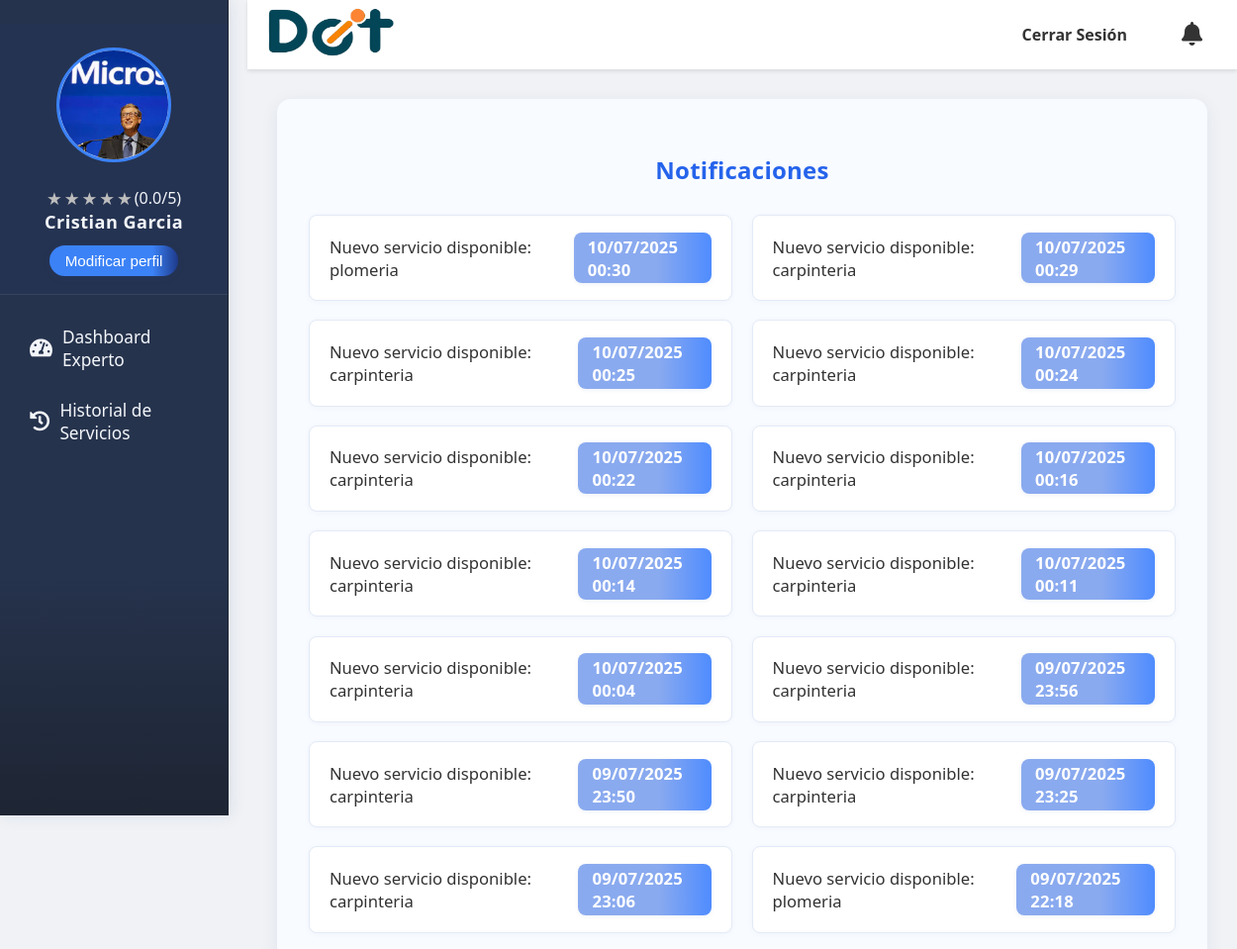
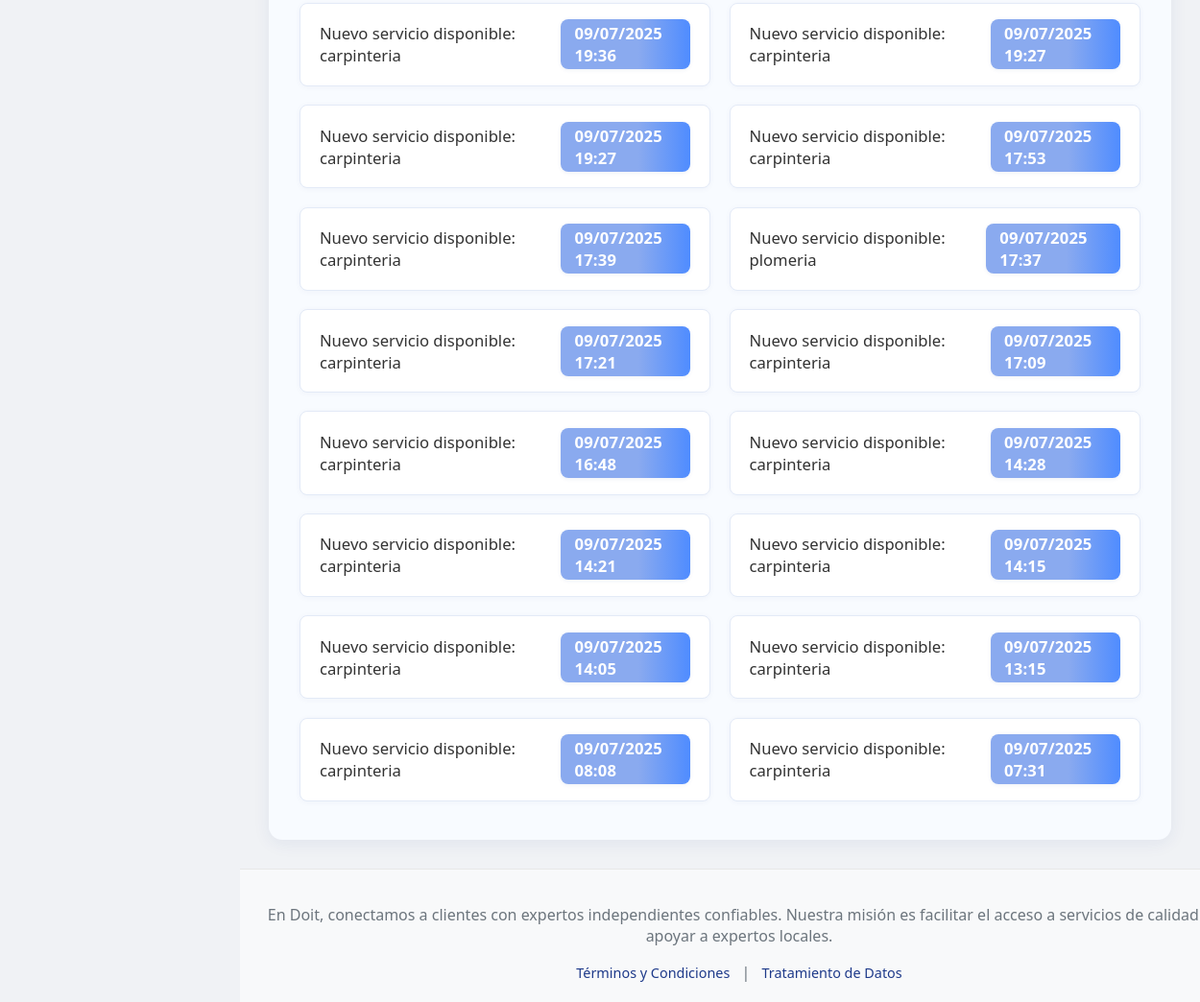
Screenshot of /notificaciones/ (signed in) with the database file from the repository (2 pictures, top to bottom).
### doit_app/models.py (models this page shows, shortened)
class CustomUser(AbstractUser):
    tipo_usuario_choices = [
        ('cliente', 'Cliente'),
        ('experto', 'Experto'),
    ]
    estado_aprobacion_choices = [
        ('pendiente', 'Pendiente'),
        ('aprobado', 'Aprobado'),
        ('rechazado', 'Rechazado'),
    ]
    genero = models.ForeignKey(Genero, on_delete=models.SET_NULL, null=True, blank=True, verbose_name="Género")
    tipo_usuario = models.CharField(max_length=20, choices=tipo_usuario_choices, default='cliente', verbose_name="Tipo de Usuario")
    nacionalidad = models.CharField(max_length=100, blank=True, null=True, verbose_name="Nacionalidad")
    numDoc = models.CharField(max_length=100, unique=True, blank=True, null=True, verbose_name="Número de Documento")
    telefono = models.CharField(max_length=20, blank=True, null=True, verbose_name="Teléfono")
    fechaNacimiento = models.DateField(blank=True, null=True, verbose_name="Fecha de Nacimiento")
    foto_perfil = models.ImageField(upload_to='perfil/', null=True, blank=True, verbose_name="Foto de Perfil")
    tipo_documento = models.ForeignKey(TipoDoc, on_delete=models.SET_NULL, null=True, blank=True, verbose_name="Tipo de Documento")
    especialidad = models.ManyToManyField(
        Servicios,
        blank=True,
        verbose_name="Servicios que ofrece el experto"
    )
    direccion = models.CharField(max_length=255, blank=True, null=True, verbose_name="Dirección de Residencia")
    barrio = models.CharField(max_length=100, blank=True, null=True, verbose_name="Barrio")
    documento_identidad_pdf = models.FileField(upload_to='documentos_identidad/', blank=True, null=True, verbose_name="Documento de Identidad (PDF)")
    hoja_vida_file = models.FileField(upload_to='hojas_vida/', null=True, blank=True, verbose_name="Hoja de Vida (PDF)")
    verificado = models.CharField(
        max_length=20,
        choices=[('pendiente', 'Pendiente'), ('aprobado', 'Aprobado'), ('rechazado', 'Rechazado')],
        default='pendiente',
        verbose_name="Estado de verificación del experto"
    )
    aprobado_cliente = models.CharField(
        max_length=20,
        choices=estado_aprobacion_choices,
        default='pendiente',
        verbose_name="Estado de aprobación del cliente"
    )
    class Meta:
        verbose_name = "Usuario Personalizado"
        verbose_name_plural = "Usuarios Personalizados"
        app_label = "doit_app"
    def is_usuario_normal(self):
        return self.tipo_usuario == 'cliente'
    def is_experto(self):
        return self.tipo_usuario == 'experto'

class Notificacion(models.Model):
    usuario = models.ForeignKey(settings.AUTH_USER_MODEL, on_delete=models.CASCADE, related_name='notificaciones')
    mensaje = models.CharField(max_length=255)
    url = models.CharField(max_length=255, blank=True, null=True)
    leida = models.BooleanField(default=False)
    fecha = models.DateTimeField(auto_now_add=True)
    class Meta:
        ordering = ['-fecha']
        verbose_name = 'Notificación'
        verbose_name_plural = 'Notificaciones'

### doit_app/views.py (the view)
# urls.py: path('notificaciones/', views.notificaciones, name='notificaciones'),
@login_required
def notificaciones(request):
    notificaciones = Notificacion.objects.filter(usuario=request.user).order_by('-fecha')
    Notificacion.objects.filter(usuario=request.user, leida=False).update(leida=True)
    return render(request, 'notificaciones.html', {'notificaciones': notificaciones})

### doit_app/utils.py (called while the page is built)
def obtener_promedio_calificaciones_experto(experto):
    resultado = Calificaciones.objects.filter(
        calificado_a=experto,
        tipo='cliente_a_experto'
    ).aggregate(promedio=Avg('puntuacion'))
    promedio = resultado['promedio'] or 0
    return round(promedio, 1) if promedio > 0 else 0

### doit_app/templates/notificaciones.html (shortened to what this page needs)
{% extends "base.html" %}
 {% load static %}
{% block extra_css %}
<link rel="stylesheet" href="{% static 'css/notificaciones.css' %}">
<link rel="stylesheet" href="{% static 'css/notificaciones_custom.css' %}">
{% endblock %}
{% block content %}
<div class="notificaciones-container mt-4">
    <h2 style="text-align:center;">Notificaciones</h2>
    <ul class="list-group notificaciones-grid">
        {% for noti in notificaciones %}
            <li class="list-group-item {% if not noti.leida %}list-group-item-info{% endif %}">
                <span>
                    {{ noti.mensaje }}
                </span>
                <span style="display:flex; align-items:center; gap:0.7em;">
                    <span class="noti-fecha">{{ noti.fecha|date:"d/m/Y H:i" }}</span>
                </span>
            </li>
        {% empty %}
            <li class="list-group-item">No tienes notificaciones.</li>
        {% endfor %}
    </ul>
</div>
{% endblock %}

### doit_app/templates/base.html (shortened to what this page needs)
<!DOCTYPE html>
<html lang="es">
{% load static %}
<head>
    <link rel="stylesheet" href="{% static 'css/styles.css' %}">
    <link rel="stylesheet" href="{% static 'css/calificaciones.css' %}">
    <link rel="stylesheet" href="https://cdnjs.cloudflare.com/ajax/libs/font-awesome/5.15.4/css/all.min.css">
    {% block extra_css %}
    {% endblock %}
</head>
<body>
    {% if user.is_authenticated and not user.is_staff and not user.is_superuser %}
    <div id="sidebar">
            <div class="perfil-header">
                <div class="perfil-foto-container">
                    {% if user.foto_perfil %}
                        <img src="{{ user.foto_perfil.url }}" alt="Foto de perfil de {{ user.username }}" class="perfil-foto">
                    {% else %}
                        <img src="{% static 'images/default_profile.jpg' %}" alt="Foto de perfil por defecto" class="perfil-foto">
                    {% endif %}
                </div>
                {% if user.tipo_usuario == 'experto' %}
                    <div class="calificacion-experto" style="margin-top: 8px;">
                        <div class="star-display rating-display" data-rating="{{ promedio_calificacion|default:0 }}" data-show-number="true"></div>
                    </div>
                {% endif %}
                <p class="perfil-nombre">
                    {% if user.first_name and user.last_name %}
                        {{ user.first_name }} {{ user.last_name }}
                    {% elif user.first_name %}
                        {{ user.first_name }}
                    {% elif user.username %}
                        {{ user.username }}
                    {% else %}
                        Usuario Desconocido
                    {% endif %}
                </p>
                <div>
                    <a href="{% url 'editar_perfil' %}">
                        <button class="modificar-perfil-btn">Modificar perfil</button>
                    </a>
                </div>
            </div>
        <ul class="list-unstyled components">
            {% if user.is_authenticated and user.is_experto %}
                <li><a href="{% url 'dashboard_experto' %}"><i class="fas fa-tachometer-alt"></i> Dashboard Experto</a></li>
                <li><a href="{% url 'historial_experto' %}"><i class="fas fa-history"></i> Historial de Servicios</a></li>
            {% endif %}
        </ul>
    </div>
    {% endif %}
    <div id="content-wrapper">
        <header>
            <nav class="navbar navbar-light bg-light">
                <div class="logo">
                    {% if user.is_authenticated %}
                        {% if user.is_usuario_normal %}
                            <a href="{% url 'principal' %}">
                                <img src="{% static 'images/Doit_logo.png' %}" alt="Logo Doit" width="130">
                            </a>
                        {% elif user.is_experto %}
                            <a href="{% url 'dashboard_experto' %}">
                                <img src="{% static 'images/Doit_logo.png' %}" alt="Logo Doit" width="130">
                            </a>
                        {% elif user.is_superuser %}
                            <a href="{% url 'admin_principal' %}">
                                <img src="{% static 'images/Doit_logo.png' %}" alt="Logo Doit" width="130">
                            </a>
                        {% else %}
                            <a href="{% url 'home' %}">
                                <img src="{% static 'images/Doit_logo.png' %}" alt="Logo Doit" width="130">
                            </a>
                        {% endif %}
                    {% else %}
                        <a href="{% url 'home' %}">
                            <img src="{% static 'images/Doit_logo.png' %}" alt="Logo Doit" width="130">
                        </a>
                    {% endif %}
                </div>
                <ul class="nav-links">
                    {% if user.is_authenticated %}
                        <li><a href="{% url 'user_logout' %}">Cerrar Sesión</a></li>
                    {% else %}
                        <li><a href="{% url 'login' %}">Iniciar Sesión</a></li>
                        <li><a href="{% url 'registrarse' %}">Registrarse</a></li>
                    {% endif %}
                    <li style="position:relative;">
                        <a href="{% url 'notificaciones' %}" id="notificaciones-link" style="position:relative;">
                            <i class="fa fa-bell" style="font-size:1.5em;"></i>
                        </a>
                    </li>
                </ul>
            </nav>
        </header>
        <main>
            {% block content %}
            {% endblock %}
        </main>
        <footer>
            <p> En Doit, conectamos a clientes con expertos independientes confiables. Nuestra misión es facilitar el acceso a servicios de calidad y apoyar a expertos locales. </p>
            <div class="footer-links">
                <a href="{% url 'terminos_condiciones' %}">Términos y Condiciones</a> |
                <a href="{% url 'tratamiento_datos' %}">Tratamiento de Datos</a>
            </div>
        </footer>
    </div>
</body>
</html>

### static/css/styles.css (style rules this page uses)
:root { --sidebar-width: 250px; --header-height: 70px; --sidebar-bg-color: #2c3e50; --sidebar-text-color: #ecf0f1; --sidebar-hover-bg-color: #34495e; --header-bg-color: #ffffff; --footer-bg-color: #f8f9fa; --main-content-bg-color: #f0f2f5; --primary-blue: #1e3a8a; --secondary-blue: #3b82f6; --alert-info-bg: #d1ecf1; --alert-info-border: #bee5eb; --alert-info-text: #0c5460; --alert-success-bg: #d4edda; --alert-success-border: #c3e6cb; --alert-success-text: #155724; --alert-danger-bg: #f8d7da; --alert-danger-border: #f5c6cb; --alert-danger-text: #721c24; --alert-warning-bg: #fff3cd; --alert-warning-border: #ffeeba; --alert-warning-text: #856404; --shadow-light: 0 2px 4px rgba(0, 0, 0, 0.1); --shadow-medium: 0 4px 8px rgba(0, 0, 0, 0.15); --border-radius-base: 5px; }
html, body { margin: 0; padding: 0; font-family: 'Segoe UI', Arial, sans-serif; background-color: var(--main-content-bg-color); color: #333; }
body { display: flex; min-height: 100vh; }
#sidebar { width: 230px; min-height: 100vh; background: linear-gradient(180deg, #26334d 70%, #1e2533 100%); color: #f3f6fa; overflow-y: auto; padding-top: 24px; position: fixed; z-index: 101; top: 0; left: 0; box-shadow: 2px 0 16px rgba(30,58,138,0.10); border-right: 1.5px solid #1e2533; }
#sidebar .perfil-header { display: flex; flex-direction: column; align-items: center; padding: 24px 10px 18px 10px; margin-bottom: 18px; border-bottom: 1px solid rgba(255,255,255,0.08); background: rgba(30,58,138,0.07); }
#sidebar .perfil-foto-container { width: 110px; height: 110px; border-radius: 50%; overflow: hidden; margin-bottom: 12px; border: 3px solid #3b82f6; background: #fff; }
#sidebar .perfil-foto { width: 100%; height: 100%; object-fit: cover; }
#sidebar .perfil-nombre { color: #f3f6fa; font-size: 1.13em; font-weight: 600; margin: 0; text-align: center; letter-spacing: 0.5px; }
#sidebar .modificar-perfil-btn { background: linear-gradient(90deg, #3b82f6 80%, #1e3a8a 100%); color: #fff; border: none; padding: 7px 16px; border-radius: 18px; cursor: pointer; font-size: 0.95em; font-weight: 500; transition: background 0.2s; margin-top: 12px; box-shadow: 0 2px 8px rgba(30,58,138,0.08); }
#sidebar ul.list-unstyled { list-style-type: none; padding: 0; margin: 0; }
#sidebar ul.list-unstyled li a { padding: 13px 22px; display: flex; align-items: center; color: #f3f6fa; text-decoration: none; font-size: 1.08em; border-radius: 8px; margin: 2px 8px; transition: background 0.18s, color 0.18s; }
#sidebar ul.list-unstyled li a i { margin-right: 10px; font-size: 1.18em; }
header { position: fixed; top: 0; left: var(--sidebar-width); width: calc(100% - var(--sidebar-width)); height: var(--header-height); background-color: var(--header-bg-color); box-shadow: var(--shadow-light); z-index: 100; display: flex; align-items: center; }
header nav { display: flex; justify-content: space-between; align-items: center; width: 100%; padding: 0 20px; }
header .logo img { height: 50px; }
header .nav-links { list-style: none; margin: 0; padding: 0; display: flex; align-items: center; }
header .nav-links li { margin-left: 25px; }
header .nav-links a { text-decoration: none; color: #333; font-weight: 600; padding: 8px 15px; border-radius: var(--border-radius-base); transition: background-color 0.3s ease, color 0.3s ease; }
#content-wrapper { flex-grow: 1; margin-left: var(--sidebar-width); padding-top: var(--header-height); min-height: 100vh; display: flex; flex-direction: column; }
main { flex-grow: 1; padding: 30px; background-color: var(--main-content-bg-color); }
footer { width: 100%; padding: 20px; background-color: var(--footer-bg-color); text-align: center; color: #6c757d; margin-top: auto; border-top: 1px solid #e7e7e7; }
.footer-links { margin-top: 10px; }
.footer-links a { color: var(--primary-blue); text-decoration: none; margin: 0 8px; font-size: 0.9em; }

### static/css/calificaciones.css (style rules this page uses)
.rating-display { display: inline-flex; align-items: center; gap: 2px; }
.calificacion-experto .star-display { margin-top: 4px; }

### rows the page displays
CustomUser: foto_perfil (picture), first_name "Cristian", last_name "Garcia"
Notificacion: mensaje "Nuevo servicio disponible: plomeria", fecha "10/07/2025 00:30"
Notificacion: mensaje "Nuevo servicio disponible: carpinteria", fecha "10/07/2025 00:29"
Notificacion: mensaje "Nuevo servicio disponible: carpinteria", fecha "10/07/2025 00:25"
Notificacion: mensaje "Nuevo servicio disponible: carpinteria", fecha "10/07/2025 00:24"
Notificacion: mensaje "Nuevo servicio disponible: carpinteria", fecha "10/07/2025 00:22"
Notificacion: mensaje "Nuevo servicio disponible: carpinteria", fecha "10/07/2025 00:16"
Notificacion: mensaje "Nuevo servicio disponible: carpinteria", fecha "10/07/2025 00:14"
Notificacion: mensaje "Nuevo servicio disponible: carpinteria", fecha "10/07/2025 00:11"
Notificacion: mensaje "Nuevo servicio disponible: carpinteria", fecha "10/07/2025 00:04"
Notificacion: mensaje "Nuevo servicio disponible: carpinteria", fecha "09/07/2025 23:56"
Notificacion: mensaje "Nuevo servicio disponible: carpinteria", fecha "09/07/2025 23:50"
Notificacion: mensaje "Nuevo servicio disponible: carpinteria", fecha "09/07/2025 23:25"
Notificacion: mensaje "Nuevo servicio disponible: carpinteria", fecha "09/07/2025 23:06"
Notificacion: mensaje "Nuevo servicio disponible: plomeria", fecha "09/07/2025 22:18"
Notificacion: mensaje "Nuevo servicio disponible: carpinteria", fecha "09/07/2025 19:36"
Notificacion: mensaje "Nuevo servicio disponible: carpinteria", fecha "09/07/2025 19:27"
Notificacion: mensaje "Nuevo servicio disponible: carpinteria", fecha "09/07/2025 19:27"
Notificacion: mensaje "Nuevo servicio disponible: carpinteria", fecha "09/07/2025 17:53"
Notificacion: mensaje "Nuevo servicio disponible: carpinteria", fecha "09/07/2025 17:39"
Notificacion: mensaje "Nuevo servicio disponible: plomeria", fecha "09/07/2025 17:37"
Notificacion: mensaje "Nuevo servicio disponible: carpinteria", fecha "09/07/2025 17:21"
Notificacion: mensaje "Nuevo servicio disponible: carpinteria", fecha "09/07/2025 17:09"
Notificacion: mensaje "Nuevo servicio disponible: carpinteria", fecha "09/07/2025 16:48"
Notificacion: mensaje "Nuevo servicio disponible: carpinteria", fecha "09/07/2025 14:28"
Notificacion: mensaje "Nuevo servicio disponible: carpinteria", fecha "09/07/2025 14:21"
Notificacion: mensaje "Nuevo servicio disponible: carpinteria", fecha "09/07/2025 14:15"
Notificacion: mensaje "Nuevo servicio disponible: carpinteria", fecha "09/07/2025 14:05"
Notificacion: mensaje "Nuevo servicio disponible: carpinteria", fecha "09/07/2025 13:15"
Notificacion: mensaje "Nuevo servicio disponible: carpinteria", fecha "09/07/2025 08:08"
Notificacion: mensaje "Nuevo servicio disponible: carpinteria", fecha "09/07/2025 07:31"
